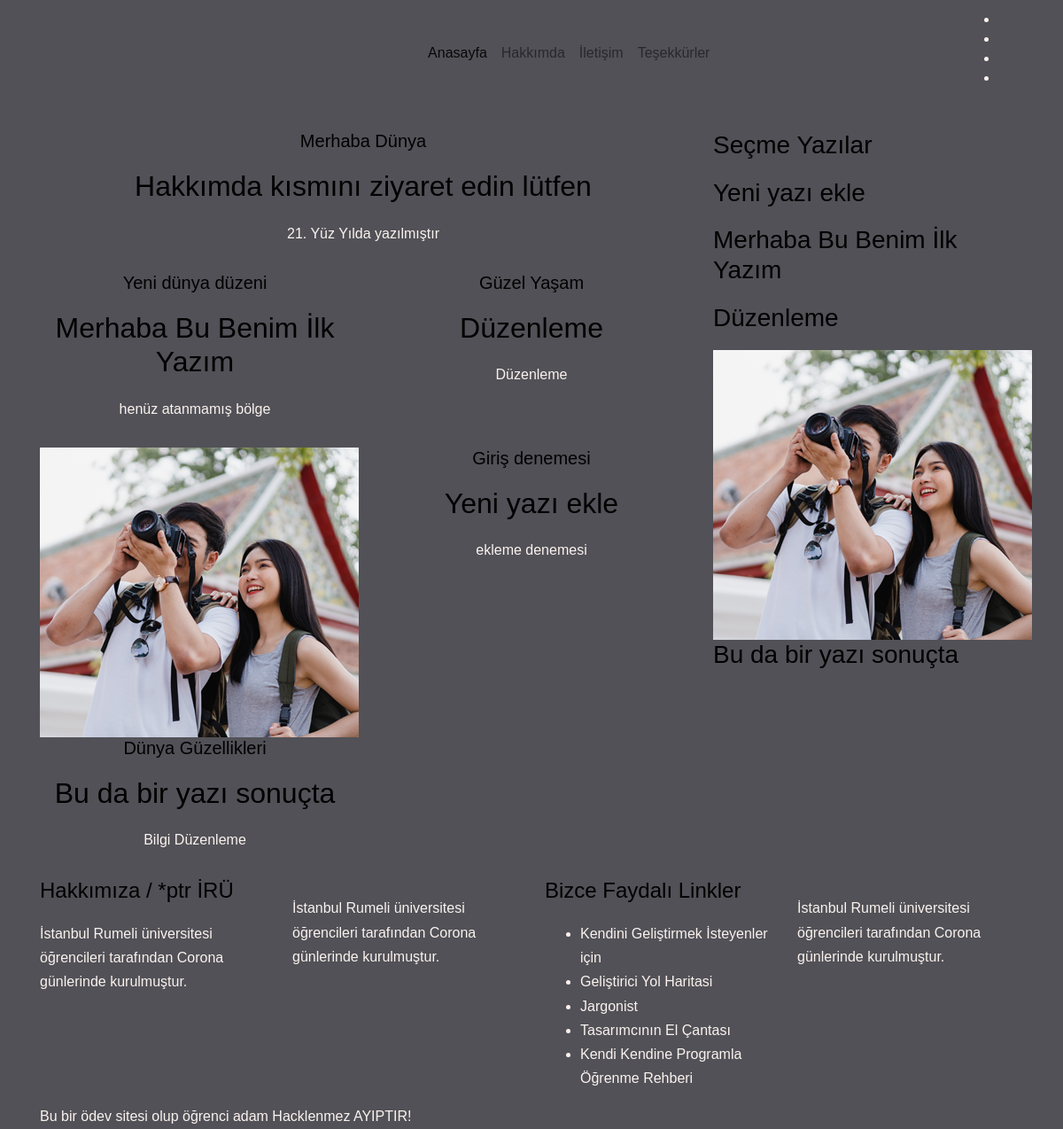
The page /cemcelalaltinay/index.php on the database its author committed.
### tables this page shows
CREATE TABLE `cemcelalaltinay` (
  `page_id` int(100) NOT NULL,
  `page_title` varchar(50) NOT NULL,
  `page_text` text NOT NULL,
  `page_img` varchar(50) NOT NULL,
  `page_kategori` varchar(50) NOT NULL,
  `page_info` varchar(100) NOT NULL
);

### cemcelalaltinay/degiskenler.php (called while the page is built, shortened)
<?php
$tablo_adi ="cemcelalaltinay";
 ?>

### cemcelalaltinay/baglan.php (called while the page is built, shortened)
<?php
include 'degiskenler.php';
$conn = mysqli_connect($sunucu, $user, $pass, $data);
$veri = "SELECT MAX(page_id) AS maxi FROM $tablo_adi" ;
$miktar = mysqli_query($conn, $veri);
$sayilar = mysqli_fetch_assoc($miktar);
$en = $sayilar['maxi'];
?>

### cemcelalaltinay/index.php (the view, shortened to what this page needs)
<?php
      include 'header.php';
      include 'baglan.php';
      include 'degiskenler.php';
      include 'eklenti.php';
          ?>
      <body>
<br>
      <section class="all_post section_padding">
          <div class="container">
              <div class="row">
                  <div class="col-lg-8">
                      <div class="row">
                          <div class="col-lg-12">
                              <div class="single_post post_1 feature_post">
                                  <div class="single_post_text text-center">
                                      <h5>Merhaba Dünya</h5>
                                      <a href="hakkimda.php"><h2> Hakkımda kısmını ziyaret edin lütfen </h2></a>
                                      <p>21. Yüz Yılda yazılmıştır</p>
                                  </div>
                              </div>
                          </div>
                          <?php for ($page_id=1; $page_id <= $en; $page_id++) {
                            $sql = "SELECT * FROM $tablo_adi
                            WHERE page_id=$page_id" ;
                            $oku = mysqli_query($conn, $sql);
                            $result = mysqli_fetch_assoc($oku);
                            $page_title = $result['page_title'];
                            $page_img = $result['page_img'];
                            $page_kategori = $result['page_kategori'];
                            $page_info = $result['page_info'];
                           ?>
                          <div class="col-lg-6 col-sm-6">
                              <div class="single_post post_1">
                                  <div class="single_post_img">
                                      <img src="<?php echo $page_img ?>" alt="">
                                  </div>
                                  <div class="single_post_text text-center">
                                      <a href=""><h5> <?php echo $page_kategori; ?></h5></a>
                                      <a href="blog.php?page_id=<?php echo $page_id; ?>"><h2><?php echo $page_title; ?></h2></a>
                                      <p><?php echo $page_info; ?></p>
                                  </div>
                              </div>
                          </div>
                            <?php } ?>
                      </div>
                  </div>
<?php include'bar.php' ?>
<?php include'footer.php' ?>
</body>
</html>

### cemcelalaltinay/bar.php
<?php
include 'baglan.php';
include 'degiskenler.php';
 ?>
<div class="col-lg-4">
    <div class="sidebar_widget">
        <div class="single_sidebar_wiget">
            <div class="sidebar_tittle">
                <h3>Seçme Yazılar</h3>
            </div>
            <?php for ($i=1; $i <= 4; $i++) {
               $random = rand(1,$en);
              $sql = "SELECT * FROM $tablo_adi
              WHERE page_id=$random" ;
              $oku = mysqli_query($conn, $sql);
              $result = mysqli_fetch_assoc($oku);
              $page_title = $result['page_title'];
              $page_img = $result['page_img'];
             ?>
                         <div class="single_catagory_post post_2 ">
                             <div class="category_post_img">
                                 <img src="<?php echo $page_img ?>" alt="">
                             </div>
                             <div class="post_text_1 pr_30">
                                 <a href="blog.php?page_id=<?php echo $random ?>">
                                     <h3><?php echo $page_title ?></h3>
                                 </a>
                             </div>
                         </div>
              <?php } ?>
        </div>
    </div>
</div>

### css/style.css (style rules this page uses)
body { font-family: "Space Mono", Arial, serif; font-weight: 400; font-size: 16px; line-height: 1.7; color: #fbf2ee; background: #515157; }
a { color: #fbf2ee; -webkit-transition: 0.5s; -o-transition: 0.5s; transition: 0.5s; }
p { margin-bottom: 30px; }
h1, h2, h3, h4, h5, h6, figure { color: #000; font-family: "Space Mono", Arial, serif; font-weight: 400; margin: 0 0 20px 0; }

### rows shown on the page
cemcelalaltinay: page_kategori "Yeni dünya düzeni", page_title "Merhaba Bu Benim İlk Yazım", page_info "henüz atanmamış bölge"
cemcelalaltinay: page_kategori "Güzel Yaşam", page_title "Düzenleme", page_info "Düzenleme"
cemcelalaltinay: page_img (picture), page_kategori "Dünya Güzellikleri", page_title "Bu da bir yazı sonuçta", page_info "Bilgi Düzenleme"
cemcelalaltinay: page_kategori "Giriş denemesi", page_title "Yeni yazı ekle", page_info "ekleme denemesi"
